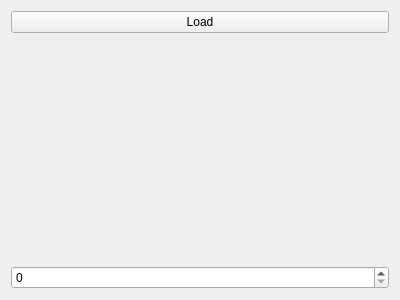
<?xml version="1.0" encoding="UTF-8"?>
<ui version="4.0">
 <class>Yolk3DSeries</class>
 <widget class="QWidget" name="Yolk3DSeries">
  <property name="geometry">
   <rect>
    <x>0</x>
    <y>0</y>
    <width>400</width>
    <height>300</height>
   </rect>
  </property>
  <property name="windowTitle">
   <string>Yolk3DSeries</string>
  </property>
  <layout class="QVBoxLayout" name="verticalLayout">
   <item>
    <widget class="QPushButton" name="pushButtonLoad">
     <property name="text">
      <string>Load</string>
     </property>
    </widget>
   </item>
   <item>
    <widget class="QVTKWidget2" name="widgetViewer" native="true"/>
   </item>
   <item>
    <widget class="QSpinBox" name="spinBoxSlice"/>
   </item>
  </layout>
 </widget>
 <customwidgets>
  <customwidget>
   <class>QVTKWidget2</class>
   <extends>QWidget</extends>
   <header>QVTKWidget2.h</header>
   <container>1</container>
  </customwidget>
 </customwidgets>
 <resources/>
 <connections/>
</ui>
